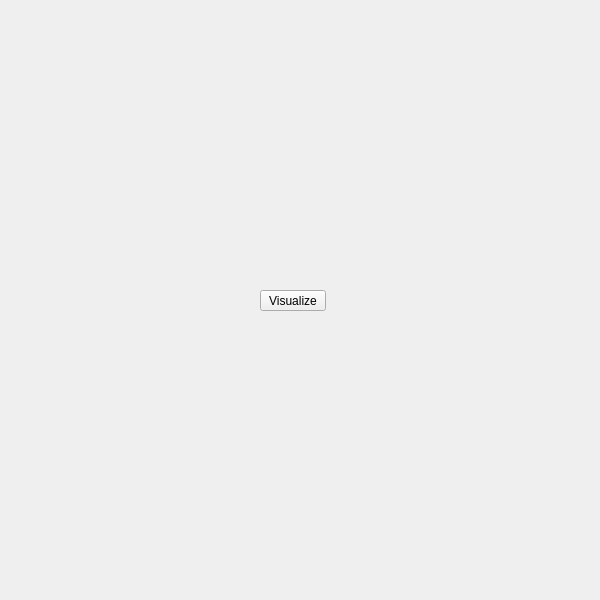
<?xml version="1.0" encoding="UTF-8"?>
<ui version="4.0">
 <class>QtUi</class>
 <widget class="QMainWindow" name="QtUi">
  <property name="enabled">
   <bool>true</bool>
  </property>
  <property name="geometry">
   <rect>
    <x>0</x>
    <y>0</y>
    <width>600</width>
    <height>600</height>
   </rect>
  </property>
  <property name="sizePolicy">
   <sizepolicy hsizetype="Ignored" vsizetype="Ignored">
    <horstretch>0</horstretch>
    <verstretch>0</verstretch>
   </sizepolicy>
  </property>
  <property name="minimumSize">
   <size>
    <width>0</width>
    <height>0</height>
   </size>
  </property>
  <property name="maximumSize">
   <size>
    <width>600</width>
    <height>600</height>
   </size>
  </property>
  <property name="cursor">
   <cursorShape>ArrowCursor</cursorShape>
  </property>
  <property name="toolButtonStyle">
   <enum>Qt::ToolButtonIconOnly</enum>
  </property>
  <property name="tabShape">
   <enum>QTabWidget::Triangular</enum>
  </property>
  <property name="dockNestingEnabled">
   <bool>true</bool>
  </property>
  <property name="dockOptions">
   <set>QMainWindow::AllowNestedDocks|QMainWindow::AllowTabbedDocks|QMainWindow::AnimatedDocks|QMainWindow::ForceTabbedDocks</set>
  </property>
  <widget class="QWidget" name="widget">
   <property name="sizePolicy">
    <sizepolicy hsizetype="Ignored" vsizetype="Ignored">
     <horstretch>0</horstretch>
     <verstretch>0</verstretch>
    </sizepolicy>
   </property>
   <widget class="QPushButton" name="i030">
    <property name="geometry">
     <rect>
      <x>260</x>
      <y>290</y>
      <width>66</width>
      <height>21</height>
     </rect>
    </property>
    <property name="minimumSize">
     <size>
      <width>0</width>
      <height>21</height>
     </size>
    </property>
    <property name="maximumSize">
     <size>
      <width>66</width>
      <height>21</height>
     </size>
    </property>
    <property name="accessibleName">
     <string>visualize</string>
    </property>
    <property name="text">
     <string>Visualize</string>
    </property>
   </widget>
  </widget>
 </widget>
 <resources/>
 <connections/>
 <designerdata>
  <property name="gridDeltaX">
   <number>5</number>
  </property>
  <property name="gridDeltaY">
   <number>10</number>
  </property>
  <property name="gridSnapX">
   <bool>true</bool>
  </property>
  <property name="gridSnapY">
   <bool>true</bool>
  </property>
  <property name="gridVisible">
   <bool>true</bool>
  </property>
 </designerdata>
</ui>
